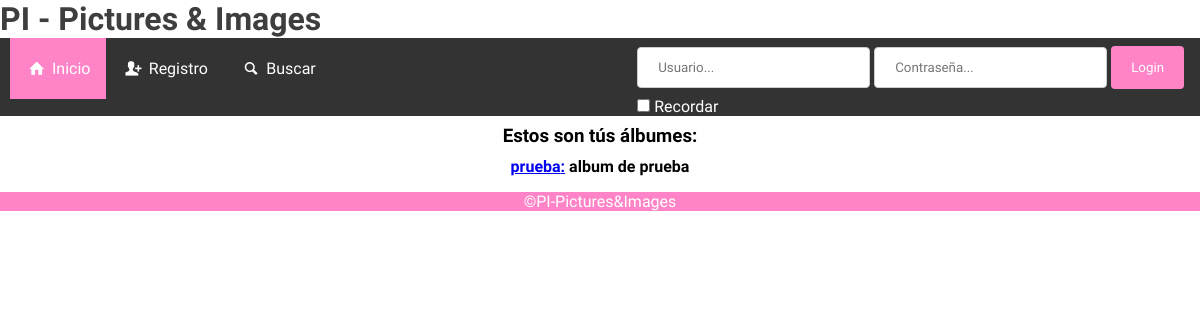
Before: /visualizar.php with the older database file.
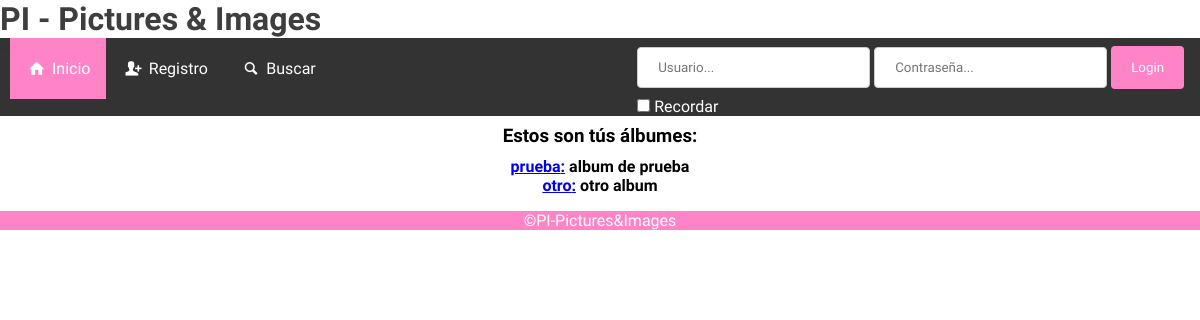
After: the same page with the newer database file.
### tables this page shows
CREATE TABLE `albumes` (
  `IdAlbum` int(11) NOT NULL,
  `Titulo` varchar(20) NOT NULL,
  `Descripcion` varchar(100) NOT NULL,
  `Usuario` int(11) NOT NULL
);

### visualizar.php (the view, shortened to what this page needs)
<?php
require_once('header.inc');
?>
<body>
  <?php
  require_once('barra_nav.inc');
  $mysqli = @new mysqli(
          'localhost',
          'daw',
          '',
          'pibd');
  $sentencia = 'SELECT Titulo, Usuario, IdUsuario, Descripcion, IdAlbum  FROM usuarios,albumes where usuarios.IdUsuario = albumes.Usuario';
  if(!($resultado = $mysqli->query($sentencia))) {
    echo "<p>Error al ejecutar la sentencia <b>$sentencia</b>: " . $mysqli->error;
    echo '</p>';
    exit;
  }
  echo "<h3> Estos son tús álbumes: </h3>";
  echo "<div id = 'lista_estilos'>";
  while ($fila = $resultado->fetch_assoc()) {
    echo '<h4> <a href = "./fotos_album.php?id='.$fila['IdAlbum'].'&usu='.$fila['IdUsuario'].'">'.$fila['Titulo'].':</a>  '.$fila['Descripcion'].' </h4>';
  }
  echo '</div>';
  ?>
  <?php
  require_once('footer.inc');
   ?>
</body>
</html>

### header.inc (shortened to what this page needs)
<!DOCTYPE html>
<html lang="es">
<head>
<link rel="stylesheet" type="text/css" href="CSS/print.css" media="print" />
<?php
if (isset($_COOKIE['recuerda_usu'])){
  require_once('base_datos.inc');
  $datos = $_COOKIE['recuerda_usu'];
  $sentencia = "SELECT IdUsuario FROM usuarios WHERE NomUsuario = '$datos'";
  if(!($resultado = $mysqli->query($sentencia))) {
    echo "<p>Error al ejecutar la sentencia <b>$sentencia</b>: " . $mysqli->error;
    echo '</p>';
    exit;
  }
  $fila = $resultado->fetch_assoc();
  $id = $fila['IdUsuario'];
  $sentencia = "SELECT Fichero FROM usuarios, estilos WHERE IdUsuario = $id and Estilo = IdEstilo";
  if(!($resultado = $mysqli->query($sentencia))) {
    echo "<p>Error al ejecutar la sentencia <b>$sentencia</b>: " . $mysqli->error;
    echo '</p>';
    exit;
  }
  $fila = $resultado->fetch_assoc();
  $estilo = (string)$fila['Fichero'];
      echo '<link rel="stylesheet" href="'.$estilo.'">';
}else {
    echo '<link rel="stylesheet" href="CSS/index.css">';
}
 ?>
<link rel="alternate stylesheet" type="text/css" href="CSS/contraste.css" title="Estilo de alto contraste DAW" />
<link rel="stylesheet" href="css/entypo.css">
</head>

### barra_nav.inc (shortened to what this page needs)
  <a href="index.php" class="titulo"><h1 class="Titulo">PI - Pictures & Images</h1></a>
<?php
if ($_SESSION["autenticado"] != "SI") {
  echo '<nav>
      <input type="checkbox" class="burger_check" id="burger">
      <ul class="sidenav">
        <li><label for="burger"  id="hamburguesita">&equiv;</label></li>
        <li><a href="./index.php" class="active"><span class="icon-home"></span><span class="nombre_nav"> Inicio</span></a></li>
        <li><a href="./registro.php"><span class="icon-user-add"></span><span class="nombre_nav"> Registro</span></a> </li>
        <li><a href="./buscar.php"><span class="icon-search"></span><span class="nombre_nav"> Buscar</span></a> </li>
        <div class="login_container">
          <form id="login_form" action="control.php" method="post">
            <label><input type="text" name="usuario" value="" placeholder="Usuario..." ></label>
            <label><input type="password" name="psw" value="" placeholder="Contraseña..." ></label>
            <label><input type="submit" name="login" value="Login" class="botones" ></label>
            <label><p><input type="checkbox" name="marcado" value="marcado" id ="recordar" ><span id = "recordar_text"> Recordar</span></p></label>
          </form>';
          echo '
        </div>
      </ul>
  </nav>';
}
 ?>

### footer.inc
<footer>
  ©PI-Pictures&Images
</footer>

### CSS/print.css (style rules this page uses)
body { font-size: 12px; font-weight: normal; }
ul { display: none; }
.sidenav { display: none; }
a:after { content:" <" attr(href) ">"; }
h1.Titulo { font-family: 'Krub', monospace; }
* { font-family: 'Kodchasan', monospace; }
input[type=text], select { padding: 6px 10px; margin: 8px 0; display: inline-block; border: 1px solid #ccc; border-radius: 4px; box-sizing: border-box; }
input[type=password], select { padding: 12px 20px; margin: 8px 0; display: inline-block; border: 1px solid #ccc; border-radius: 4px; box-sizing: border-box; }
input[type=submit] { background-color: #FF84C7; color: white; padding: 14px 20px; margin: 8px 0; border: none; border-radius: 4px; cursor: pointer; }
ul { list-style-type: none; margin: 0; padding: 0; overflow: hidden; background-color: #333; }
li { float: left; }
li a { display: block; color: white; text-align: center; padding: 21px 16px; text-decoration: none; }
.active { background-color: #FF84C7; }
.titulo { color: #3E3E3E }
.titulo:link { text-decoration: none; }
h3 { text-align: center; }
footer { float: left; width: 100%; }
body>footer { overflow: hidden; background-color: #FF84C7; color: #fff; text-align: center; margin-top: 1em; }
.login_container { float: right; margin-right: 1em; }

### CSS/index.css (style rules this page uses)
#lista_estilos { text-align: center; }
#lista_estilos>h4>a { text-decoration: underline; }
h1.Titulo { font-family: 'Krub', monospace; }
* { font-family: 'Kodchasan', monospace; margin: 0; box-sizing: border-box; }
h3 { margin: .5em; }
input[type=text], select { padding: 12px 20px; margin: 8px 0; display: inline-block; border: 1px solid #ccc; border-radius: 4px; box-sizing: border-box; }
input[type=password], select { padding: 12px 20px; margin: 8px 0; display: inline-block; border: 1px solid #ccc; border-radius: 4px; box-sizing: border-box; }
input[type=submit] { background-color: #FF84C7; color: white; padding: 14px 20px; margin: 8px 0; border: none; border-radius: 4px; cursor: pointer; }
ul { list-style-type: none; margin: 0; padding: 0; overflow: hidden; background-color: #333; }
li { float: left; }
li a { display: block; color: white; text-align: center; padding: 21px 16px; text-decoration: none; }
.active { background-color: #FF84C7; }
.titulo { color: #3E3E3E }
.titulo:link { text-decoration: none; }
h3 { text-align: center; }
footer { float: left; width: 100%; }
#recordar_text { color: white; }
body>footer { overflow: hidden; background-color: #FF84C7; color: #fff; text-align: center; margin-top: 1em; }
.login_container { float: right; margin-right: 1em; }
#hamburguesita { color: #333; }

### css/entypo.css (style rules this page uses)
[class^="icon-"]:before, [class*=" icon-"]:before { font-family: "entypo"; font-style: normal; font-weight: normal; speak: none; display: inline-block; text-decoration: inherit; width: 1em; margin-right: .2em; text-align: center; font-variant: normal; text-transform: none; line-height: 1em; margin-left: .2em; -webkit-font-smoothing: antialiased; -moz-osx-font-smoothing: grayscale; }
.icon-home:before { content: '\e800'; }
.icon-user-add:before { content: '\e801'; }
.icon-search:before { content: '\e803'; }

Changed rows visible on the page:
added albumes: Titulo "otro", Descripcion "otro album"
